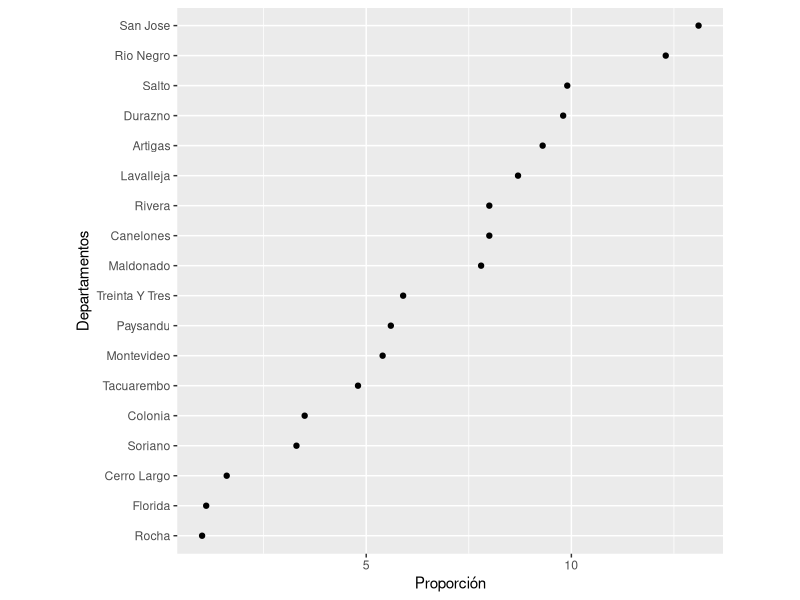
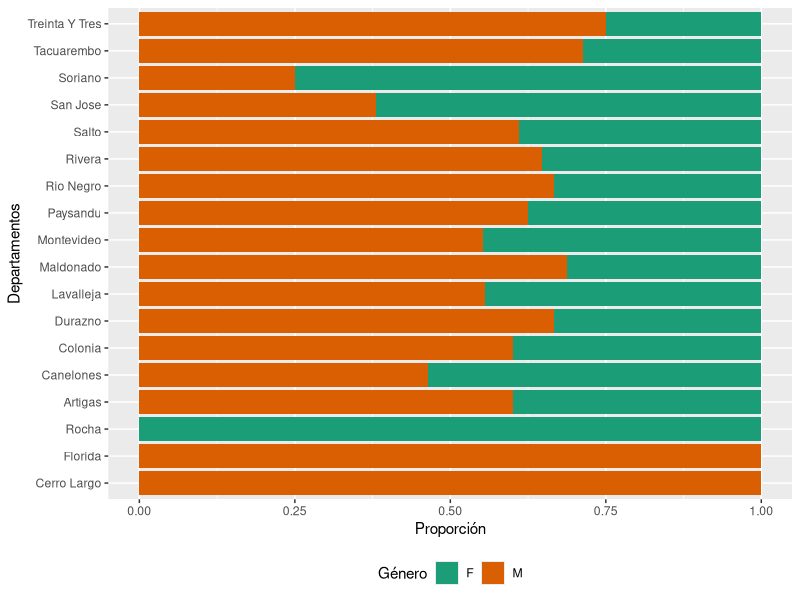

These figures' R source, in order:
## ---- chunk 1
knitr::opts_chunk$set(echo = TRUE, fig.pos = 'hbpt', out.extra = '', message = FALSE, warning = FALSE)
## ---- chunk 2
library(readr)
library(here)
datos<-read_csv(here("Datos/Prueba", "muestra.csv"))
## ---- chunk 3
library(dplyr)
library(tidyverse)
library(xtable)
datos<-datos %>% mutate(Abandono=recode(Abandono,`0`="No",`1`="Sí"))
prop<-datos %>%group_by(Abandono)%>%summarise(n=n())%>%xtable()
prop
## ---- chunk 4
prop2<-datos %>%filter(nombre_departamento=="Montevideo")%>%group_by(Abandono)%>%summarise(proporcion=(n()/nrow(datos))*100)%>%xtable()
print(paste0("El porcentaje de abandono en Montevideo es ",round(prop2[2,2],2),"%"))
## ---- chunk 5
prop_depto<-datos %>%
  group_by(nombre_departamento,Abandono)%>%summarise(Conteo=n())%>%mutate(Proporción=round(Conteo/sum(Conteo),3)*100)%>%filter(Abandono=="Sí")%>%xtable()
prop_depto%>%ggplot(aes(x = Proporción,y=reorder(nombre_departamento, Proporción)))+geom_point()+theme(aspect.ratio = 1)+labs(x = "Proporción", y = "Departamentos")
## ---- chunk 6
datos<-rename(datos,"Género"="Sexo")
prop_depto_sex<-datos %>%filter(Abandono=="Sí") %>%
  group_by(nombre_departamento,Género)%>%summarise(Conteo=n())%>%mutate(Proporción=round(Conteo/sum(Conteo),3))%>%xtable()

prop_depto_sex%>%ggplot(aes(x = Proporción,fill = Género,y=reorder(nombre_departamento, -Proporción)))+geom_bar(position="stack",stat="identity")+scale_fill_brewer(palette="Dark2")+ labs(x = "Proporción", y = "Departamentos")+theme(legend.position = "bottom")

